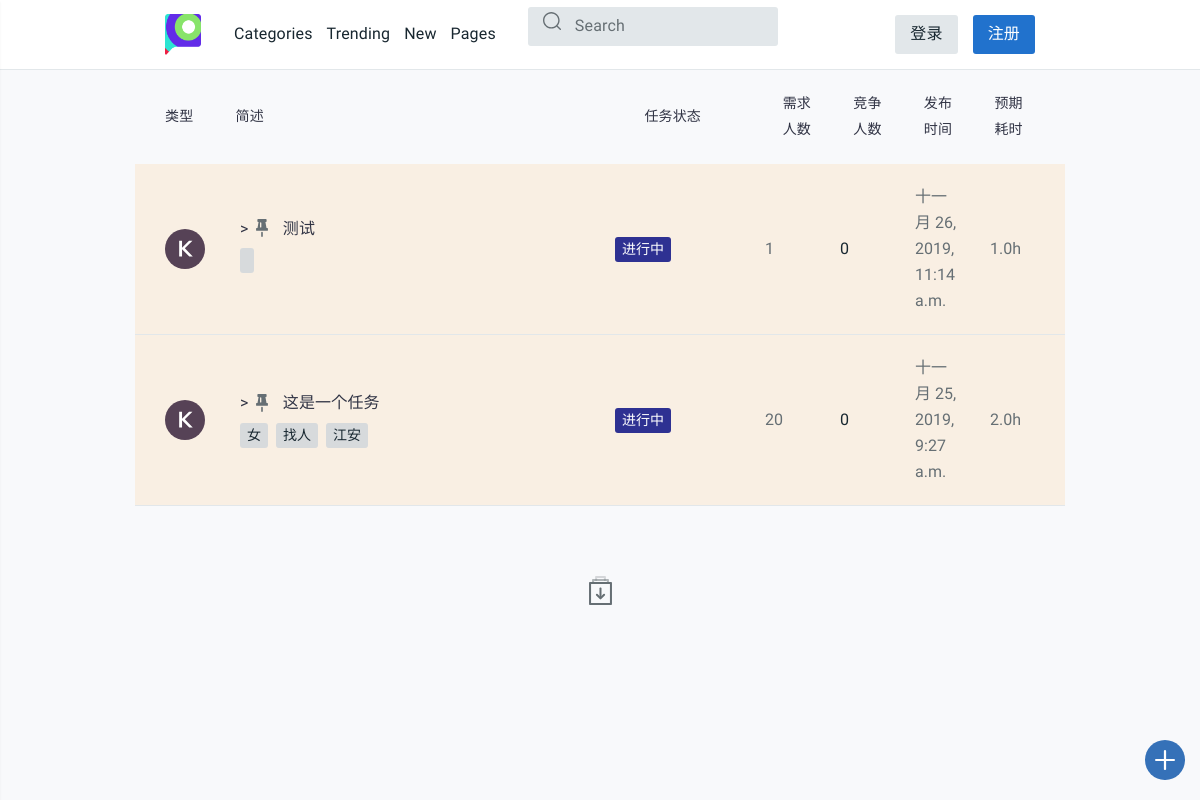
The page / on the database its author committed.
### task_platform/models.py (models this page shows, shortened)
class Task(models.Model):
    state = (('未开始', 'waitting'), ('进行中', 'processing'), ('中止', 'abort'),
             ('撤销', 'revoke'), ('超时', 'timeout'), ('完成', 'completed'))
    publisher = models.CharField(max_length=128)
    receiver = models.CharField(max_length=128, default="", blank=True)
    pub_time = models.DateTimeField(auto_now_add=True)
    people_needed = models.IntegerField(default=1)
    people_now = models.IntegerField(default=0)
    expected_time_consuming = models.DecimalField(
        max_digits=12, decimal_places=1, default=0.0)
    task_description = models.CharField(max_length=50, default="None")
    task_detail = RichTextUploadingField(default='None')
    task_state = models.CharField(max_length=32, choices=state, default='未开始')
    class Meta:
        ordering = ['pub_time']
        verbose_name = '任务'
        verbose_name_plural = '任务'

class Task_tags(models.Model):
    sig_tag = models.CharField(max_length=20, default="None")
    task_id = models.IntegerField(default="0")
    def __str__(self):
        return self.sig_tag
    class Meta:
        verbose_name = "任务标签"
        verbose_name_plural = "任务标签"

### task_platform/views.py (the view, shortened to what this page needs)
# urls.py: path('', views.index, name='index'),
def index(request):
    username = request.session.get('user_name', None)
    tag_list = []
    latest_task_list = Task.objects.order_by('-pub_time')
    for task in latest_task_list:
        tag_list.append(
            (task,
             Task_tags.objects.filter(task_id=task.id).order_by('sig_tag')))
    return render(request, 'task_platform/index.html', locals())

### task_platform/templates/task_platform/index.html (shortened to what this page needs)
{% extends 'task_platform/base.html' %}
{% load staticfiles %}
{% block content %}
<main id="tt-pageContent" class="tt-offset-small">
  <div class="container">
    <div class="tt-topic-list">
      <div class="tt-list-header">
        <div class="tt-col-value">类型</div>
        <div class="tt-col-topic">简述</div>
        <div class="tt-col-category">任务状态</div>
        <div class="tt-col-value hide-mobile">需求人数</div>
        <div class="tt-col-value hide-mobile">竞争人数</div>
        <div class="tt-col-value hide-mobile">发布时间</div>
        <div class="tt-col-value">预期耗时</div>
      </div>
      {% if tag_list %}
      {% for task, tags in tag_list %}
      <div class="tt-item tt-itemselect">
        <div class="tt-col-avatar">
          <svg class="tt-icon">
            <use xlink:href="#icon-ava-k"></use>
          </svg>
        </div>
        <div class="tt-col-description">
          <h6 class="tt-title"><a href="{% url 'detail' task.id %}">
              >
              <svg class="tt-icon">
                <use xlink:href="#icon-pinned"></use>
              </svg>
              {{ task.task_description }}
                        </a></h6>
          <div class="row align-items-center no-gutters">
            <div class="col-11">
              <ul class="tt-list-badge">
                {% for tag in tags %}
                <li><a><span class="tt-badge">{{ tag }}</span></a></li>
                {% endfor%}
              </ul>
            </div>
            </div>
          </div>
          <div class="tt-col-category"><span class="tt-color01 tt-badge">{{ task.task_state }}</span></div>
          <div class="tt-col-value hide-mobile">{{ task.people_needed }}</div>
            <div class="tt-col-value tt-color-select hide-mobile">{{ task.people_now }}</div>
              <div class="tt-col-value hide-mobile">{{ task.pub_time }}</div>
                <div class="tt-col-value hide-mobile"> {{ task.expected_time_consuming }}h </div>
                </div>
                {% endfor %}
                {% endif %}
                <div class="tt-row-btn">
                  <button type="button" class="btn-icon js-topiclist-showmore">
                    <svg class="tt-icon">
                      <use xlink:href="#icon-load_lore_icon"></use>
                    </svg>
                  </button>
                </div>
              </div>
            </div>
</main>
{% endblock %}

### rows shown on the page
Task: task_description "测试", task_state "进行中", people_needed "1", people_now "0", pub_time "十一月 26, 2019, 11:14 a.m.", expected_time_consuming "1.0"
Task: task_description "这是一个任务", task_state "进行中", people_needed "20", people_now "0", pub_time "十一月 25, 2019, 9:27 a.m.", expected_time_consuming "2.0"
Task_tags: sig_tag "女"
Task_tags: sig_tag "找人"
Task_tags: sig_tag "江安"
